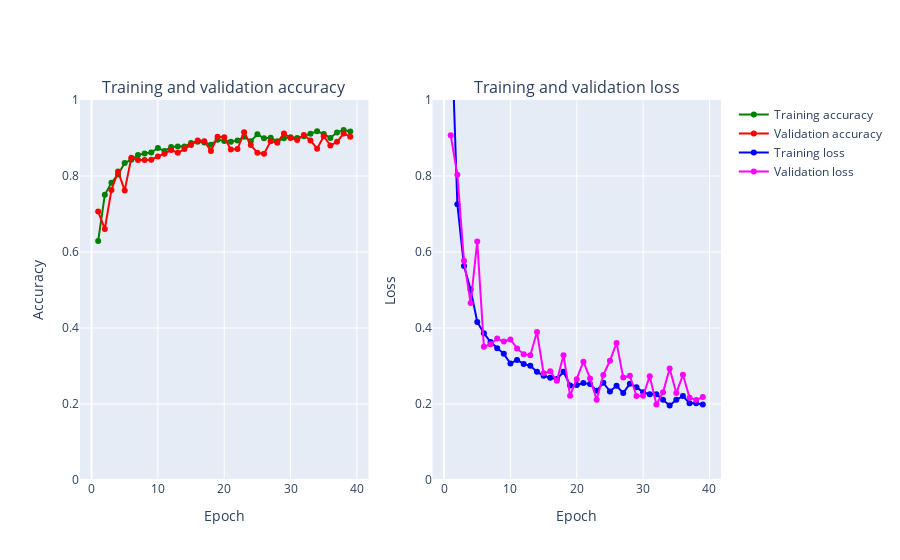

The cell this chart's notebook holds for it:
### Code cell
def create_trace(x,y,ylabel,color):
        trace = go.Scatter(
            x = x,y = y,
            name=ylabel,
            marker=dict(color=color),
            mode = "markers+lines",
            text=x
        )
        return trace
    
def plot_accuracy_and_loss(train_model):
    hist = train_model.history
    acc = hist['accuracy']
    val_acc = hist['val_accuracy']
    loss = hist['loss']
    val_loss = hist['val_loss']
    epochs = list(range(1,len(acc)+1))
    #define the traces
    trace_ta = create_trace(epochs,acc,"Training accuracy", "Green")
    trace_va = create_trace(epochs,val_acc,"Validation accuracy", "Red")
    trace_tl = create_trace(epochs,loss,"Training loss", "Blue")
    trace_vl = create_trace(epochs,val_loss,"Validation loss", "Magenta")
    fig = tools.make_subplots(rows=1,cols=2, subplot_titles=('Training and validation accuracy',
                                                             'Training and validation loss'))
    #add traces to the figure
    fig.append_trace(trace_ta,1,1)
    fig.append_trace(trace_va,1,1)
    fig.append_trace(trace_tl,1,2)
    fig.append_trace(trace_vl,1,2)
    #set the layout for the figure
    fig['layout']['xaxis'].update(title = 'Epoch')
    fig['layout']['xaxis2'].update(title = 'Epoch')
    fig['layout']['yaxis'].update(title = 'Accuracy', range=[0,1])
    fig['layout']['yaxis2'].update(title = 'Loss', range=[0,1])
    #plot
    iplot(fig, filename='accuracy-loss')

plot_accuracy_and_loss(train_model3)

### Figure 1 — Plotly figure (JSON) as saved in the notebook; plotly's stock layout.template omitted (floating-point values rounded to 4 significant figures)
{"data": [{"marker": {"color": "Green"}, "mode": "markers+lines", "name": "Training accuracy", "text": ["1", "2", "3", "4", "5", "6", "7", "8", "9", "10", "11", "12", "13", "14", "15", "16", "17", "18", "19", "20", "21", "22", "23", "24", "25", "26", "27", "28", "29", "30", "31", "32", "33", "34", "35", "36", "37", "38", "39"], "type": "scatter", "x": [1, 2, 3, 4, 5, 6, 7, 8, 9, 10, 11, 12, 13, 14, 15, 16, 17, 18, 19, 20, 21, 22, 23, 24, 25, 26, 27, 28, 29, 30, 31, 32, 33, 34, 35, 36, 37, 38, 39], "xaxis": "x", "y": [0.6292, 0.7507, 0.7821, 0.8042, 0.8341, 0.8429, 0.8549, 0.8595, 0.8619, 0.874, 0.8655, 0.8764, 0.8773, 0.8773, 0.8867, 0.89, 0.8882, 0.8824, 0.8951, 0.8924, 0.8903, 0.8933, 0.9036, 0.8915, 0.9096, 0.8994, 0.9006, 0.8912, 0.8991, 0.9018, 0.9, 0.9048, 0.9115, 0.9178, 0.9108, 0.9003, 0.9148, 0.9211, 0.9172], "yaxis": "y"}, {"marker": {"color": "Red"}, "mode": "markers+lines", "name": "Validation accuracy", "text": ["1", "2", "3", "4", "5", "6", "7", "8", "9", "10", "11", "12", "13", "14", "15", "16", "17", "18", "19", "20", "21", "22", "23", "24", "25", "26", "27", "28", "29", "30", "31", "32", "33", "34", "35", "36", "37", "38", "39"], "type": "scatter", "x": [1, 2, 3, 4, 5, 6, 7, 8, 9, 10, 11, 12, 13, 14, 15, 16, 17, 18, 19, 20, 21, 22, 23, 24, 25, 26, 27, 28, 29, 30, 31, 32, 33, 34, 35, 36, 37, 38, 39], "xaxis": "x", "y": [0.7065, 0.6606, 0.7633, 0.8116, 0.7621, 0.8478, 0.8418, 0.8418, 0.843, 0.8514, 0.8587, 0.8684, 0.8611, 0.8708, 0.8816, 0.8937, 0.8913, 0.8659, 0.9034, 0.9022, 0.8696, 0.8708, 0.9155, 0.8816, 0.8611, 0.8587, 0.8913, 0.8877, 0.9118, 0.8998, 0.8949, 0.9082, 0.8937, 0.872, 0.9046, 0.8804, 0.8901, 0.9118, 0.9034], "yaxis": "y"}, {"marker": {"color": "Blue"}, "mode": "markers+lines", "name": "Training loss", "text": ["1", "2", "3", "4", "5", "6", "7", "8", "9", "10", "11", "12", "13", "14", "15", "16", "17", "18", "19", "20", "21", "22", "23", "24", "25", "26", "27", "28", "29", "30", "31", "32", "33", "34", "35", "36", "37", "38", "39"], "type": "scatter", "x": [1, 2, 3, 4, 5, 6, 7, 8, 9, 10, 11, 12, 13, 14, 15, 16, 17, 18, 19, 20, 21, 22, 23, 24, 25, 26, 27, 28, 29, 30, 31, 32, 33, 34, 35, 36, 37, 38, 39], "xaxis": "x2", "y": [1.247, 0.7257, 0.5629, 0.5015, 0.416, 0.3865, 0.3629, 0.3467, 0.3319, 0.3066, 0.3159, 0.3054, 0.3005, 0.285, 0.2741, 0.269, 0.2655, 0.2848, 0.2488, 0.2499, 0.2552, 0.2523, 0.235, 0.2559, 0.2331, 0.2481, 0.2287, 0.2535, 0.2442, 0.2309, 0.2254, 0.2259, 0.211, 0.1962, 0.211, 0.2208, 0.2017, 0.2023, 0.1986], "yaxis": "y2"}, {"marker": {"color": "Magenta"}, "mode": "markers+lines", "name": "Validation loss", "text": ["1", "2", "3", "4", "5", "6", "7", "8", "9", "10", "11", "12", "13", "14", "15", "16", "17", "18", "19", "20", "21", "22", "23", "24", "25", "26", "27", "28", "29", "30", "31", "32", "33", "34", "35", "36", "37", "38", "39"], "type": "scatter", "x": [1, 2, 3, 4, 5, 6, 7, 8, 9, 10, 11, 12, 13, 14, 15, 16, 17, 18, 19, 20, 21, 22, 23, 24, 25, 26, 27, 28, 29, 30, 31, 32, 33, 34, 35, 36, 37, 38, 39], "xaxis": "x2", "y": [0.9073, 0.8034, 0.577, 0.466, 0.6277, 0.3509, 0.3572, 0.3722, 0.3643, 0.3699, 0.3462, 0.3312, 0.3284, 0.3894, 0.2812, 0.2861, 0.2613, 0.3281, 0.2219, 0.2649, 0.3115, 0.2672, 0.2111, 0.2765, 0.3138, 0.3606, 0.2699, 0.2744, 0.2211, 0.2216, 0.2733, 0.1985, 0.2308, 0.2935, 0.2288, 0.2768, 0.2168, 0.2108, 0.2181], "yaxis": "y2"}], "layout": {"annotations": [{"font": {"size": 16}, "showarrow": false, "text": "Training and validation accuracy", "x": 0.225, "xanchor": "center", "xref": "paper", "y": 1, "yanchor": "bottom", "yref": "paper"}, {"font": {"size": 16}, "showarrow": false, "text": "Training and validation loss", "x": 0.775, "xanchor": "center", "xref": "paper", "y": 1, "yanchor": "bottom", "yref": "paper"}], "xaxis": {"anchor": "y", "domain": [0, 0.45], "title": {"text": "Epoch"}}, "xaxis2": {"anchor": "y2", "domain": [0.55, 1], "title": {"text": "Epoch"}}, "yaxis": {"anchor": "x", "domain": [0, 1], "range": [0, 1], "title": {"text": "Accuracy"}}, "yaxis2": {"anchor": "x2", "domain": [0, 1], "range": [0, 1], "title": {"text": "Loss"}}}}
